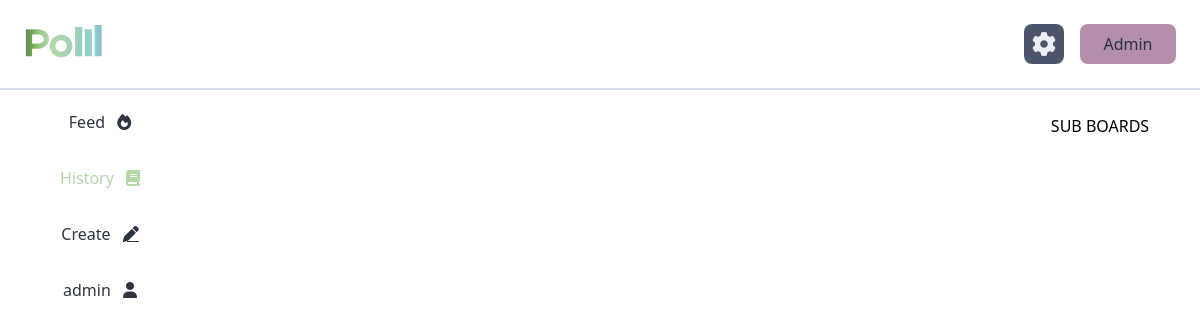
The page /home/history (signed in) on the database as committed earlier.
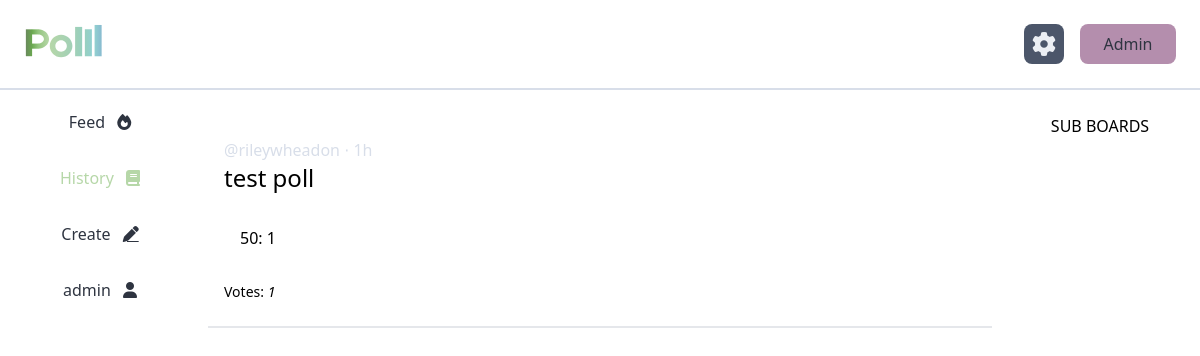
The same page on the database as committed later.
### tables this page shows
CREATE TABLE poll (
	id INTEGER PRIMARY KEY, 
	creator_id INTEGER NOT NULL, 
	question TEXT NOT NULL, 
	poll_type TEXT NOT NULL, 
	date_created DATETIME NOT NULL, 
  is_anonymous BOOLEAN NOT NULL CHECK (is_anonymous IN (0, 1)), 
  is_active BOOLEAN NOT NULL CHECK (is_active IN (0, 1)), 
  FOREIGN KEY (creator_id) REFERENCES user (id)
);

CREATE TABLE user (
	id INTEGER PRIMARY KEY, 
	username TEXT NOT NULL, 
	email TEXT UNIQUE NOT NULL, 
	account_created DATETIME NOT NULL, 
	last_online DATETIME NOT NULL, 
  last_poll_created DATETIME,
  next_poll_allowed DATETIME
);

### polll/home.py (the view)
@home.route("/home/history")
@requires_auth
def history():
    db = get_db()
    cur = db.cursor()
    query = """
    SELECT DISTINCT poll_id
    FROM response
    WHERE response.user_id = ?
    """
    res = cur.execute(query, (session["user"]["id"],))
    ids = [response["poll_id"] for response in res.fetchall()]
    polls = [query_poll_details(id) for id in ids]
    session["admin"] = False
    session["tab"] = "history"
    return render_template("home/history.html", session=session, polls=polls)

### polll/auth.py (called while the page is built)
def requires_auth(f):
    @wraps(f)
    def decorated(*args, **kwargs):
        if not session["user"]["id"]:
            return redirect(url_for('auth.login'))
        return f(*args, **kwargs)
    return decorated

### polll/db.py (called while the page is built)
def get_db():
    if "db" not in g:
        g.db = sqlite3.connect(
            current_app.config["DATABASE"],
            detect_types=sqlite3.PARSE_DECLTYPES
        )
        g.db.row_factory = sqlite3.Row
    return g.db

### polll/models.py (called while the page is built)
def get_poll_age(poll):
    timestamp = datetime.strptime(poll["date_created"], '%Y-%m-%d %H:%M:%S')
    age = datetime.utcnow() - timestamp
    if age.days > 0:
        return f"{age.days}d"
    elif age.seconds // 3600 > 0:
        return f"{age.seconds // 3600}h"
    elif age.seconds // 60 > 0:
        return f"{age.seconds // 60}m"
    else:
        return f"{age.seconds}s"

def result_template(poll):
    template = poll["poll_type"].lower().replace("_", "-")
    return f"results/{template}.html"

def poll_template(poll):
    template = poll["poll_type"].lower().replace("_", "-")
    return f"polls/{template}.html"

def id_to_url(n):
    hash = ((0x0000FFFF & n) << 16) + ((0xFFFF0000 & n) >> 16)
    code = base64.urlsafe_b64encode(str(hash).encode()).decode()
    return f"{request.scheme}://{request.host}/poll/{code}"

### polll/results.py (called while the page is built)
def numeric_scale(poll_id):
    print("In result_handlers.numeric_scale")
    db = get_db()
    cur = db.cursor()
    query = """
    SELECT
        numeric_response.value AS value,
        COUNT(numeric_response.id) AS count
    FROM poll
        INNER JOIN response ON response.poll_id = poll.id
        INNER JOIN numeric_response ON numeric_response.response_id = response.id
    WHERE poll.id = ?
    GROUP BY numeric_response.value
    """
    res = cur.execute(query, (poll_id,)).fetchall()
    results = [dict(result) for result in res]
    return results

### polll/templates/home/history.html
{% extends "home/home.html" %}
{% block home_content %}
  {% for poll in polls %}
    {% include poll["result_template"] %}
  {% endfor %}
{% endblock %}

### polll/templates/home/home.html (shortened to what this page needs)
{% extends "base.html" %}
{% block body %}
<main id="main">
  <div class="w-screen h-screen flex flex-col dark:text-nord-4 dark:bg-gradient-to-t dark:from-grad-start dark:to-grad-end">
    {% include "navbar.html" %}
    <div class="flex overflow-hidden flex-row grow md:pt-4">
      <div class="hidden p-2 md:flex md:justify-center md:w-2/12">
          <div class="flex flex-col overflow-hidden h-full">
            {{ macs.buttons() }}
          </div>
      </div>
      <div class="w-full overflow-auto md:w-8/12 p-2 no-scrollbar">
        {% block home_content %}{% endblock %}
      </div>
      <div class="hidden md:flex md:justify-center md:w-2/12 p-2">
        SUB BOARDS
      </div>
    </div>
  </div>
</main>
{% endblock %}

### polll/templates/base.html (shortened to what this page needs)
<!doctype html>
<head>
  <link href="../static/output.css" rel="stylesheet" />
  <link href="../static/styles/star-selector.css" rel="stylesheet" />
  {% import 'macros.jinja' as macs %}
</head>
<html class="overflow-hidden overscroll-none">
  <body hx-boost="true" onload="add_notification_listener()">
    {% block body %}
    {% endblock %}
  </body>
</html>

### polll/templates/macros.jinja
{% macro buttons(feed="visible", history="visible", create="visible", myPolls="visible") %}
<a class="{{feed}} text-nord-0 dark:text-polll-blue h-10 flex justify-center items-center pt-2 pb-12" href="{{ url_for('home.feed') }}">
    <span class="{% if session.tab == 'feed' %} text-polll-green {% endif %}">
        Feed
        <i class="ml-2 fa-solid fa-fire"></i>
    </span>
</a>
<a class="{{history}} text-nord-0 dark:text-polll-blue h-10 flex justify-center items-center pt-2 pb-12" href="{{ url_for('home.history') }}">
    <span class="{% if session.tab == 'history' %} text-polll-green {% endif %}">
        History
        <i class="ml-2 fa-solid fa-book"></i>
    </span>
</a>
<a class="{{create}} text-nord-0 dark:text-polll-blue h-10 flex justify-center items-center pt-2 pb-12" href="{{ url_for('home.create') }}">
    <span class="{% if session.tab == 'create' %} text-polll-green {% endif %}">
        Create
        <i class="ml-2 fa-solid fa-pen underline"></i>
    </span>
</a>
<a class="{{myPolls}} text-nord-0 dark:text-polll-blue h-10 flex justify-center items-center pt-2 pb-12" href="{{ url_for('home.mypolls') }}">
    <span class="{% if session.tab == 'mypolls' %} text-polll-green {% endif %}">
        {{session.user.username}}
        <i class="ml-2 fa-solid fa-user"></i>
    </span>
</a>
{% endmacro %}

### polll/templates/navbar.html
<div class="w-100% flex space-x-4 items-center border-b-2 border-nord-4 dark:border-nord-3 dark:bg-neutral-900 p-4 lg:p-6">
  <a href="/">
    <img id="logo-icon-home" class="h-10" src="../static/assets/logo-name-dark.svg"/>
  </a>
  {% if not session.admin %}
    <button class="!ml-auto bg-nord-3 text-nord-6 dark:bg-nord-4 dark:text-nord-0 rounded-lg w-10 h-10 flex justify-center items-center" onclick="open_settings()">
      <i id="settings-icon" class="fas fa-gear text-2xl cursor-pointer"></i>
    </button>
  {% endif %}
  {% if session.user.email == "admin@polll.org" %}
    {% if session.admin %}
      <a class="!ml-auto bg-nord-15 text-nord-0 rounded-lg w-24 h-10 flex justify-center items-center" href="{{ url_for('home.feed') }}">
        Home
      </a>
    {% else %}
      <a class="bg-nord-15 text-nord-0 rounded-lg w-24 h-10 flex justify-center items-center" href="{{ url_for('admin.users') }}">
        Admin
      </a>
    {% endif %}
  {% endif %}
</div>

### polll/templates/results/numeric-scale.html
{% extends "results/result-base.html" %}
{% block result_content %}
  {% for result in poll.results %}
    <p>{{ result.value }}: {{ result.count }}</p>
  {% endfor %}
{% endblock %}

### polll/templates/results/result-base.html (shortened to what this page needs)
<div id="poll-card-{{ poll.id }}" class="poll-card py-2 border-b-2 dark:border-nord-3 overflow-hidden">
  <div class="flex flex-row items-center p-2">
    <div class="flex flex-col p-2">
      {% if poll.is_anonymous == 1 %}
        <p class="text-nord-4 font-light">anonymous ⋅ {{ poll.age }}</p>
      {% else %}
        <p class="text-nord-4 font-light">@{{ poll.creator }} ⋅ {{ poll.age }}</p>
      {% endif %}
      <p class="rounded-md text-2xl font-light">{{ poll.question }}</p>
    </div>
  </div>
  <div class="px-8 py-4">
    {% block result_content %}
    {% endblock %}
  </div>
  <div class="flex flex-row text-sm px-4 items-center my-4 font-light">
    <p>
      Votes: <i>{{ poll.votes }}</i>
    </p>
  </div>
</div>

### polll/static/styles/star-selector.css (style rules this page uses)
:root { --star-active: #B6D7A8; --star-inactive: #d8dee9; }

Rows that differ between the two databases and show on the page:
added poll: creator "rileywheadon", age "1h", question "test poll", value "50", count "1", votes "1"
